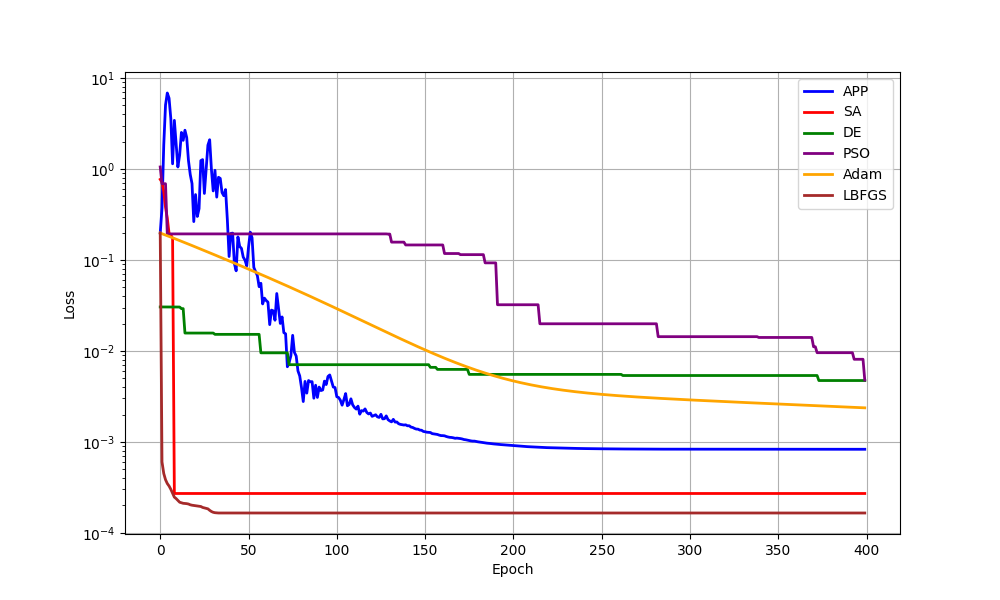

Write Python code to recreate this figure.
import matplotlib.pyplot as plt
import numpy as np

from mlp_app import mlp_app
from mlp_ea import mlp_sa, mlp_de, mlp_pso
from mlp_grad import mlp_adam, mlp_lbfgs
from utils import *

# 设置种子
seed = 42
torch.manual_seed(seed)
np.random.seed(seed)

# 创建相同的模型
layer_dims = [2, 8, 2]
model_app = create_model(layer_dims)
model_sa = create_model(layer_dims)
model_de = create_model(layer_dims)
model_pso = create_model(layer_dims)
model_adam = create_model(layer_dims)
model_lbfgs = create_model(layer_dims)

# 确保模型具有相同的初始参数
initialize_model(model_app)
initial_params = get_model_params(model_app).detach().numpy()
# print(f"参数数量: {len(initial_params)}")

set_model_params(model_app, initial_params.copy())
set_model_params(model_sa, initial_params.copy())
set_model_params(model_de, initial_params.copy())
set_model_params(model_pso, initial_params.copy())
set_model_params(model_adam, initial_params.copy())
set_model_params(model_lbfgs, initial_params.copy())

# 生成数据
num_samples = 200
X = torch.randn(num_samples, 2, dtype=torch.float64)
y = torch.stack([
    torch.tanh(2 * X[:, 0]) * torch.sigmoid(3 * X[:, 1]) + 0.2 * torch.sin(4 * X[:, 0] * X[:, 1]),
    0.5 * torch.log(1 + torch.exp(X[:, 0])) + 0.3 * torch.cos(X[:, 1]**2) * torch.exp(-0.1 * X[:, 0])
], dim=1)
y = torch.nn.functional.normalize(y, dim=0)

# 优化参数
max_iters = 400

# 运行优化
loss_history_app = mlp_app(model_app, X, y, K=max_iters, lambda_=1 / np.sqrt(len(initial_params)), rho=0.96, n=len(initial_params))
loss_history_sa = mlp_sa(model_sa, X, y, epochs=max_iters, initial_temp=1.0, restart_temp_ratio=2e-5, bounds=None)
loss_history_de = mlp_de(model_de, X, y, epochs=max_iters, population_size=len(initial_params), bounds=None)
loss_history_pso = mlp_pso(model_pso, X, y, epochs=max_iters, swarmsize=len(initial_params), omega=0.5, phip=0.5, phig=0.5, bounds=None)
loss_history_adam = mlp_adam(model_adam, X, y, epochs=max_iters, lr=1e-3)
loss_history_lbfgs = mlp_lbfgs(model_lbfgs, X, y, epochs=max_iters)

# 绘制损失曲线
plt.figure(figsize=(10, 6))
plt.plot(range(max_iters), loss_history_app[:max_iters], label="APP", color='blue', linewidth=2)
plt.plot(range(max_iters), loss_history_sa[:max_iters], label="SA", color='red', linewidth=2)
plt.plot(range(max_iters), loss_history_de[:max_iters], label="DE", color='green', linewidth=2)
plt.plot(range(max_iters), loss_history_pso[:max_iters], label="PSO", color='purple', linewidth=2)
plt.plot(range(max_iters), loss_history_adam[:max_iters], label="Adam", color='orange', linewidth=2)
plt.plot(range(max_iters), loss_history_lbfgs[:max_iters], label="LBFGS", color='brown', linewidth=2)
plt.xlabel("Epoch")
plt.ylabel("Loss")
plt.legend()
plt.grid(True)
plt.yscale('log')
plt.show()

# 评估性能
with torch.no_grad():
    loss_app = torch.nn.functional.mse_loss(model_app(X), y).item()
    sa_loss = torch.nn.functional.mse_loss(model_sa(X), y).item()
    de_loss = torch.nn.functional.mse_loss(model_de(X), y).item()
    pso_loss = torch.nn.functional.mse_loss(model_pso(X), y).item()
    adam_loss = torch.nn.functional.mse_loss(model_adam(X), y).item()
    lbfgs_loss = torch.nn.functional.mse_loss(model_lbfgs(X), y).item()
print(f"最终损失 - APP: {loss_app:.2e}, SA: {sa_loss:.2e}, DE: {de_loss:.2e}, PSO: {pso_loss:.2e}, Adam: {adam_loss:.2e}, LBFGS: {lbfgs_loss:.2e}")
print(f"参数数量: {len(initial_params)}")
